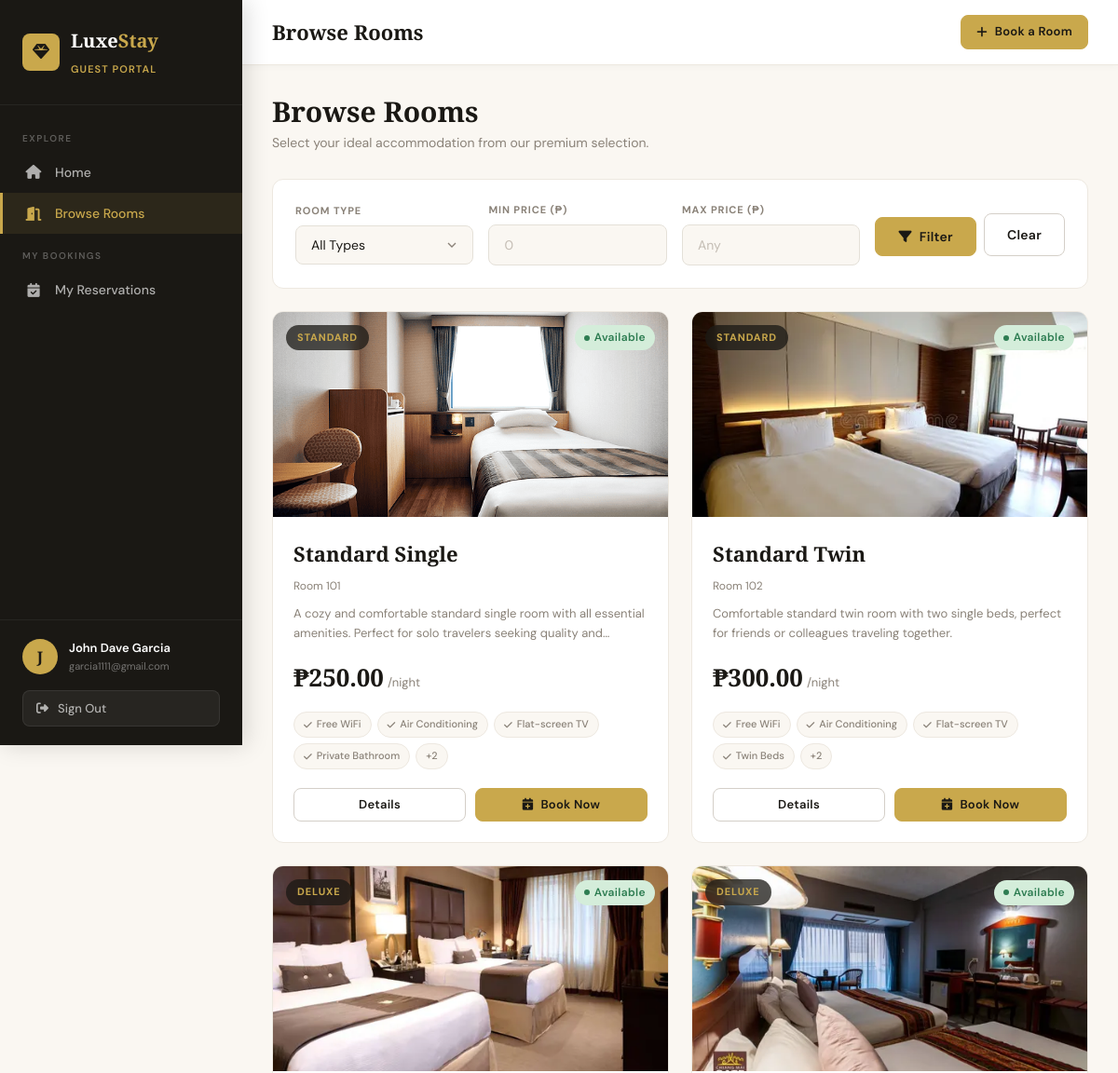
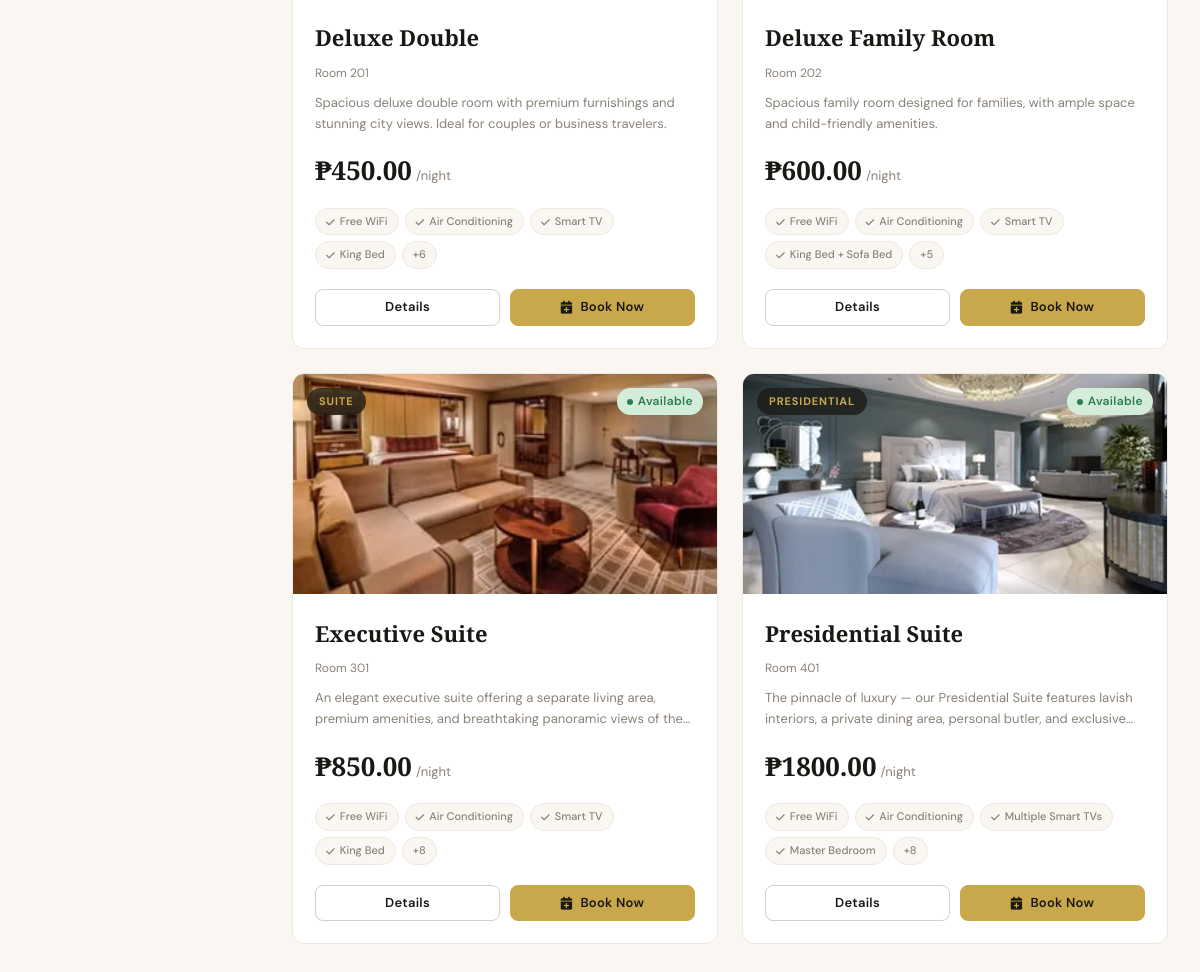
Page /customer/rooms (signed in) on the committed database (2 pictures, top to bottom).
### app/models/user.py (models this page shows, shortened)
class User(db.Model, UserMixin):
    __tablename__ = 'users'
    id = db.Column(db.Integer, primary_key=True)
    fullname = db.Column(db.String(150), nullable=False)
    email = db.Column(db.String(150), unique=True, nullable=False)
    password = db.Column(db.String(256), nullable=False)
    phone = db.Column(db.String(20), nullable=True)
    role = db.Column(db.String(20), nullable=False, default='customer')
    created_at = db.Column(db.DateTime, default=datetime.utcnow)
    reservations = db.relationship('Reservation', backref='customer', lazy=True)

### app/models/room.py (models this page shows, shortened)
class Room(db.Model):
    __tablename__ = 'rooms'
    id = db.Column(db.Integer, primary_key=True)
    room_number = db.Column(db.String(20), unique=True, nullable=False)
    room_name = db.Column(db.String(100), nullable=False)
    room_type = db.Column(db.String(50), nullable=False)
    price = db.Column(db.Float, nullable=False)
    description = db.Column(db.Text, nullable=True)
    amenities = db.Column(db.Text, nullable=True)
    image = db.Column(db.String(256), nullable=True, default='default_room.jpg')
    availability = db.Column(db.Boolean, default=True)
    created_at = db.Column(db.DateTime, default=datetime.utcnow)
    reservations = db.relationship('Reservation', backref='room', lazy=True)
    def get_amenities_list(self):
        if self.amenities:
            return [a.strip() for a in self.amenities.split(',')]
        return []

### app/routes/customer.py (the view)
@customer_bp.route('/rooms')
@login_required
def browse_rooms():
    room_type = request.args.get('type', '')
    min_price = request.args.get('min_price', '')
    max_price = request.args.get('max_price', '')
    query = Room.query
    if room_type:
        query = query.filter_by(room_type=room_type)
    if min_price:
        query = query.filter(Room.price >= float(min_price))
    if max_price:
        query = query.filter(Room.price <= float(max_price))
    rooms = query.order_by(Room.price).all()
    room_types = db.session.query(Room.room_type).distinct().all()
    room_types = [r[0] for r in room_types]
    return render_template('customer/rooms.html', rooms=rooms, room_types=room_types,
        selected_type=room_type, min_price=min_price, max_price=max_price)

### app/templates/customer/rooms.html (shortened to what this page needs)
{% extends "customer/base_customer.html" %}
{% block page_title %}Browse Rooms{% endblock %}
{% block customer_content %}
<div class="page-header">
  <div class="page-header-left">
    <h1>Browse Rooms</h1>
    <p>Select your ideal accommodation from our premium selection.</p>
  </div>
</div>
<div class="card mb-24">
  <div class="card-body">
    <form method="GET" class="d-flex gap-16 flex-wrap align-center">
      <div style="flex:1;min-width:160px;">
        <label style="font-size:11px;font-weight:700;letter-spacing:.08em;text-transform:uppercase;color:var(--stone);display:block;margin-bottom:6px;">Room Type</label>
        <select name="type" class="form-control">
          <option value="">All Types</option>
        </select>
      </div>
      <div style="flex:1;min-width:120px;">
        <label style="font-size:11px;font-weight:700;letter-spacing:.08em;text-transform:uppercase;color:var(--stone);display:block;margin-bottom:6px;">Min Price (₱)</label>
        <input type="number" name="min_price" class="form-control" placeholder="0" value="{{ min_price }}" min="0">
      </div>
      <div style="flex:1;min-width:120px;">
        <label style="font-size:11px;font-weight:700;letter-spacing:.08em;text-transform:uppercase;color:var(--stone);display:block;margin-bottom:6px;">Max Price (₱)</label>
        <input type="number" name="max_price" class="form-control" placeholder="Any" value="{{ max_price }}" min="0">
      </div>
      <div style="display:flex;align-items:flex-end;gap:8px;padding-top:2px;">
        <button type="submit" class="btn btn-gold"><i class="fas fa-filter"></i> Filter</button>
        <a href="{{ url_for('customer.browse_rooms') }}" class="btn btn-outline">Clear</a>
      </div>
    </form>
  </div>
</div>
{% if rooms %}
<div class="rooms-grid">
  {% for room in rooms %}
  <div class="room-card">
    <div class="room-card-image">
      <img src="{{ url_for('static', filename='uploads/rooms/' + room.image) }}"
           alt="{{ room.room_name }}"
           onerror="this.src='https://images.unsplash.com/photo-1631049307264-da0ec9d70304?w=600&q=80'">
      <div class="room-type-badge">{{ room.room_type }}</div>
      <div class="room-status">
        {% if room.availability %}
          <span class="badge badge-available">Available</span>
        {% else %}
          <span class="badge badge-occupied">Occupied</span>
        {% endif %}
      </div>
    </div>
    <div class="room-card-body">
      <div class="room-card-name">{{ room.room_name }}</div>
      <div style="font-size:12px;color:var(--stone);margin-bottom:10px;">Room {{ room.room_number }}</div>
      <div class="room-card-desc">{{ room.description }}</div>
      <div class="room-card-price">
        <span class="room-price-amount">₱{{ "%.2f"|format(room.price) }}</span>
        <span class="room-price-per">/night</span>
      </div>
      <div class="room-amenities">
        {% for a in room.get_amenities_list()[:4] %}
          <span class="amenity-tag"><i class="fas fa-check"></i>{{ a }}</span>
        {% endfor %}
        {% if room.get_amenities_list()|length > 4 %}
          <span class="amenity-tag">+{{ room.get_amenities_list()|length - 4 }}</span>
        {% endif %}
      </div>
      <div class="room-card-footer">
        <a href="{{ url_for('customer.room_detail', room_id=room.id) }}" class="btn btn-outline btn-sm" style="flex:1;justify-content:center;">Details</a>
        {% if room.availability %}
        <a href="{{ url_for('customer.book_room', room_id=room.id) }}" class="btn btn-gold btn-sm" style="flex:1;justify-content:center;"><i class="fas fa-calendar-plus"></i> Book Now</a>
        {% else %}
        <button class="btn btn-outline btn-sm" style="flex:1;opacity:.5;cursor:not-allowed;" disabled>Not Available</button>
        {% endif %}
      </div>
    </div>
  </div>
  {% endfor %}
</div>
{% endif %}
{% endblock %}

### app/templates/customer/base_customer.html (shortened to what this page needs)
{% extends "base.html" %}
{% block content %}
<div class="app-layout">
  <aside class="sidebar" id="sidebar">
    <div class="sidebar-header">
      <div class="sidebar-logo">
        <div class="logo-icon"><i class="fas fa-gem"></i></div>
        <div>
          <div class="logo-name">Luxe<span>Stay</span></div>
          <div class="sidebar-role">Guest Portal</div>
        </div>
      </div>
    </div>
    <nav class="sidebar-nav">
      <div class="nav-section">
        <div class="nav-section-label">Explore</div>
        <a href="{{ url_for('customer.dashboard') }}" class="nav-link {% if request.endpoint == 'customer.dashboard' %}active{% endif %}">
          <i class="fas fa-home"></i> Home
        </a>
        <a href="{{ url_for('customer.browse_rooms') }}" class="nav-link {% if request.endpoint in ['customer.browse_rooms','customer.room_detail'] %}active{% endif %}">
          <i class="fas fa-door-open"></i> Browse Rooms
        </a>
      </div>
      <div class="nav-section">
        <div class="nav-section-label">My Bookings</div>
        <a href="{{ url_for('customer.my_reservations') }}" class="nav-link {% if 'reservation' in request.endpoint and request.endpoint != 'customer.dashboard' %}active{% endif %}">
          <i class="fas fa-calendar-check"></i> My Reservations
        </a>
      </div>
    </nav>
    <div class="sidebar-footer">
      <div class="sidebar-user">
        <div class="sidebar-avatar">{{ current_user.fullname[0] }}</div>
        <div class="sidebar-user-info">
          <div class="name">{{ current_user.fullname }}</div>
          <div class="email">{{ current_user.email }}</div>
        </div>
      </div>
      <form action="{{ url_for('auth.logout') }}" method="GET">
        <button type="submit" class="btn-logout"><i class="fas fa-sign-out-alt"></i> Sign Out</button>
      </form>
    </div>
  </aside>
  <div class="main-content">
    <header class="topbar">
      <div class="d-flex align-center gap-12">
        <div class="topbar-title">{% block page_title %}Dashboard{% endblock %}</div>
      </div>
      <div class="topbar-actions">
        <a href="{{ url_for('customer.browse_rooms') }}" class="btn btn-gold btn-sm"><i class="fas fa-plus"></i> Book a Room</a>
      </div>
    </header>
    <div class="page-content">
      {% block customer_content %}{% endblock %}
    </div>
  </div>
</div>
{% endblock %}

### rows in the picture
User: fullname "J", fullname "John Dave Garcia", email "garcia1111@gmail.com"
Room: image (picture), room_type "STANDARD", availability "Available", room_name "Standard Single", room_number "101", description "A cozy and comfortable standard single room with all essential amenities. Perfect for solo travelers seeking quality…", price "250.00", 4 "Free WiFi" "Air Conditioning" "Flat-screen TV" "Private Bathroom", get_amenities_list|length "2"
Room: image (picture), room_type "STANDARD", availability "Available", room_name "Standard Twin", room_number "102", description "Comfortable standard twin room with two single beds, perfect for friends or colleagues traveling together.", price "300.00", 4 "Free WiFi" "Air Conditioning" "Flat-screen TV" "Twin Beds", get_amenities_list|length "2"
Room: image (picture), room_type "DELUXE", availability "Available", room_name "Deluxe Double", room_number "201", description "Spacious deluxe double room with premium furnishings and stunning city views. Ideal for couples or business travelers.", price "450.00", 4 "Free WiFi" "Air Conditioning" "Smart TV" "King Bed", get_amenities_list|length "6"
Room: image (picture), room_type "DELUXE", availability "Available", room_name "Deluxe Family Room", room_number "202", description "Spacious family room designed for families, with ample space and child-friendly amenities.", price "600.00", 4 "Free WiFi" "Air Conditioning" "Smart TV" "King Bed + Sofa Bed", get_amenities_list|length "5"
Room: image (picture), room_type "SUITE", availability "Available", room_name "Executive Suite", room_number "301", description "An elegant executive suite offering a separate living area, premium amenities, and breathtaking panoramic views of…", price "850.00", 4 "Free WiFi" "Air Conditioning" "Smart TV" "King Bed", get_amenities_list|length "8"
Room: image (picture), room_type "PRESIDENTIAL", availability "Available", room_name "Presidential Suite", room_number "401", description "The pinnacle of luxury — our Presidential Suite features lavish interiors, a private dining area, personal butler, and…", price "1800.00", 4 "Free WiFi" "Air Conditioning" "Multiple Smart TVs" "Master Bedroom", get_amenities_list|length "8"
